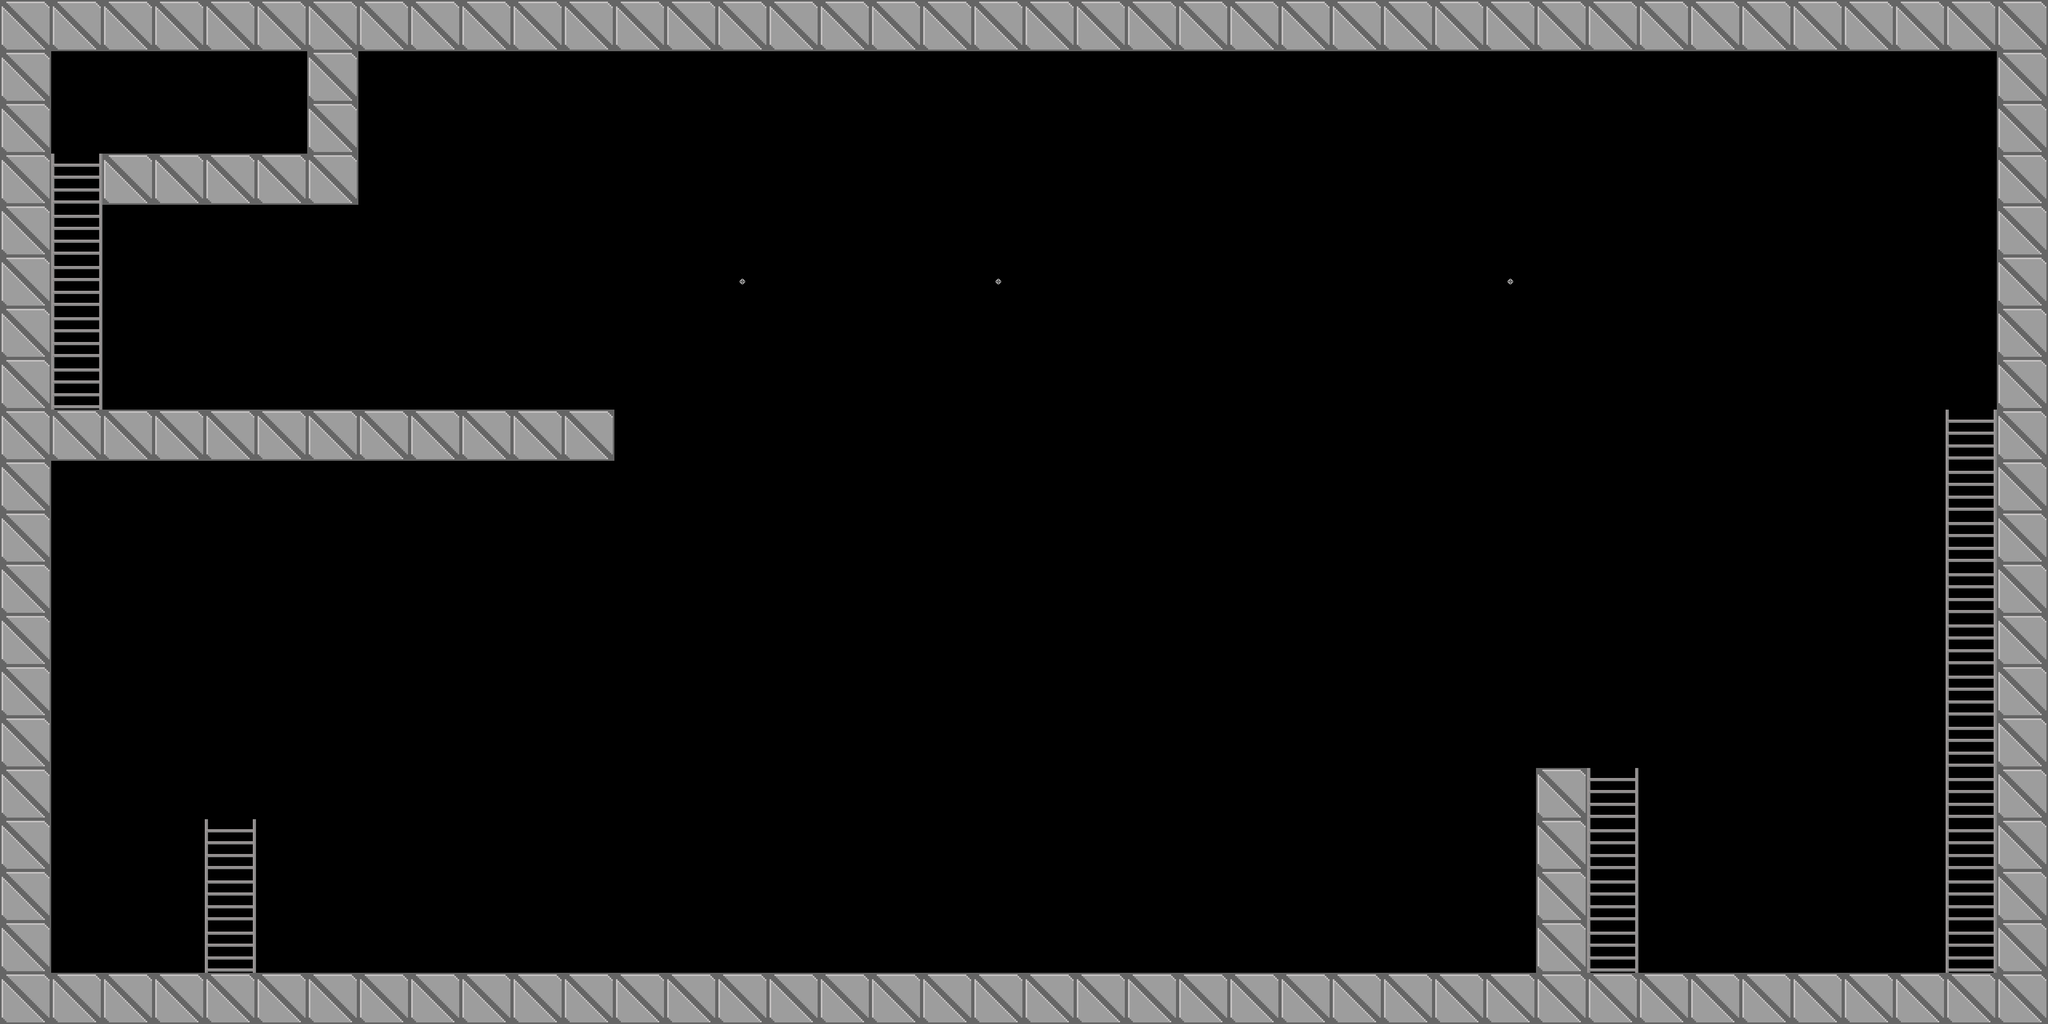

Below is a game level as drawn by its tile map, then a one-line description and the .tmx that defines it (tile-layer data replaced by summaries):
An orthogonal 40x20 tile map with 128x128 px tiles, 3 tile layers (Platforms, Ladders, Anchors), 2 tilesets and 30 objects (28x Platform, Spawn).

<map version="1.5" tiledversion="1.6.0" orientation="orthogonal" renderorder="right-down" width="40" height="20" tilewidth="128" tileheight="128" infinite="0" nextlayerid="7" nextobjectid="46">
 <tileset firstgid="1" source="tiles.tsx" />
 <tileset firstgid="6" source="objects.tsx" />
 <layer id="1" name="Platforms" width="40" height="20">
  <data>[800 cells, 138 non-empty, 1 distinct tile ids]</data>
 </layer>
 <objectgroup id="6" name="Triggers">
  <object id="45" name="Spawn" x="208" y="2368">
   <point />
  </object>
 </objectgroup>
 <layer id="2" name="Ladders" width="40" height="20">
  <data>[800 cells, 23 non-empty, 1 distinct tile ids]</data>
 </layer>
 <layer id="3" name="Anchors" width="40" height="20">
  <data>[800 cells, 3 non-empty, 1 distinct tile ids]</data>
 </layer>
 <objectgroup id="4" name="Dynamic Objects">
  <object id="43" gid="6" x="568.848" y="1012.97" width="32" height="32" />
 </objectgroup>
 <objectgroup id="5" name="Small Platforms">
  <object id="3" type="Platform" gid="5" x="642.061" y="2110.79" width="128" height="64" />
  <object id="4" type="Platform" gid="5" x="769.333" y="2110.79" width="128" height="64" />
  <object id="5" type="Platform" gid="5" x="1022.85" y="2110.39" width="128" height="64" />
  <object id="6" type="Platform" gid="5" x="1150.12" y="2110.39" width="128" height="64" />
  <object id="7" type="Platform" gid="5" x="1360.24" y="2049.82" width="128" height="64" />
  <object id="8" type="Platform" gid="5" x="1569.36" y="1985.21" width="128" height="64" />
  <object id="9" type="Platform" gid="5" x="1920.88" y="1922.55" width="128" height="64" />
  <object id="10" type="Platform" gid="5" x="1793.61" y="1922.55" width="128" height="64" />
  <object id="13" type="Platform" gid="5" x="2436" y="1922.55" width="128" height="64" />
  <object id="14" type="Platform" gid="5" x="2308.73" y="1922.55" width="128" height="64" />
  <object id="15" type="Platform" gid="5" x="2563.27" y="1922.55" width="128" height="64" />
  <object id="16" type="Platform" gid="5" x="2690.54" y="1922.55" width="128" height="64" />
  <object id="17" type="Platform" gid="5" x="3326.91" y="1922.55" width="128" height="64" />
  <object id="18" type="Platform" gid="5" x="3454.18" y="1922.55" width="128" height="64" />
  <object id="19" type="Platform" gid="5" x="3708.72" y="1922.55" width="128" height="64" />
  <object id="20" type="Platform" gid="5" x="3581.45" y="1922.55" width="128" height="64" />
  <object id="21" type="Platform" gid="5" x="4479.46" y="1086.18" width="128" height="64" />
  <object id="22" type="Platform" gid="5" x="4605.73" y="1086.18" width="128" height="64" />
  <object id="23" type="Platform" gid="5" x="4352.19" y="1086.18" width="128" height="64" />
  <object id="24" type="Platform" gid="5" x="4733" y="1086.18" width="128" height="64" />
  <object id="25" type="Platform" gid="5" x="4222.91" y="1086.18" width="128" height="64" />
  <object id="26" type="Platform" gid="5" x="4095.64" y="1086.18" width="128" height="64" />
  <object id="27" type="Platform" gid="5" x="3070.33" y="1086.18" width="128" height="64" />
  <object id="28" type="Platform" gid="5" x="3197.6" y="1086.18" width="128" height="64" />
  <object id="29" type="Platform" gid="5" x="3326.88" y="1086.18" width="128" height="64" />
  <object id="30" type="Platform" gid="5" x="4096.61" y="1026.58" width="128" height="64" />
  <object id="31" type="Platform" gid="5" x="2945.09" y="1086.15" width="128" height="64" />
  <object id="32" type="Platform" gid="5" x="2817.82" y="1086.15" width="128" height="64" />
 </objectgroup>
</map>
